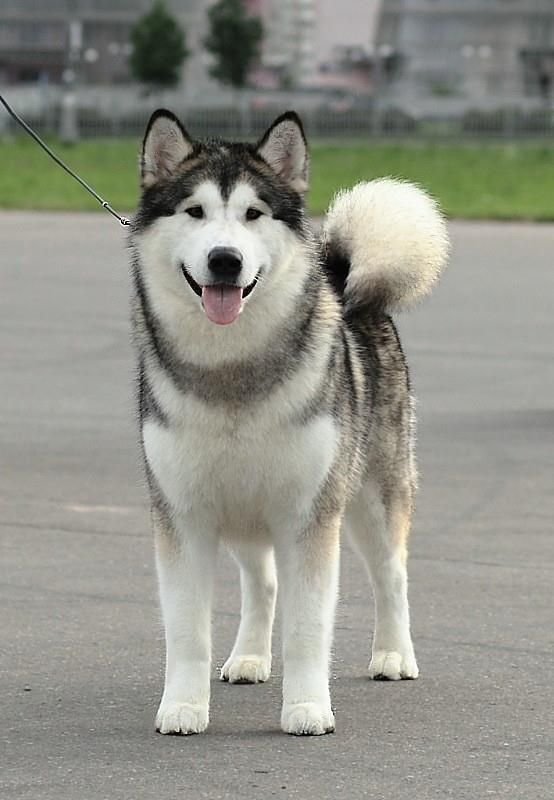
#> input picture average.jpg, 554 x 800 px
$ python avaragefilter.py
#> lines starting #> are read from the running program, lines starting #| are printed output that depends on the picture
import cv2
import numpy as np

path = r'average.jpg'

img = cv2.imread(path)
#> img is the input picture: shape (800, 554, 3); mean B, G, R 136.6, 146.1, 145.3
im1 = cv2.blur(img, (5, 5))
im2 = cv2.boxFilter(img, -1, (2, 2), normalize=True)

cv2.imshow('image', np.hstack((im1, im2)))
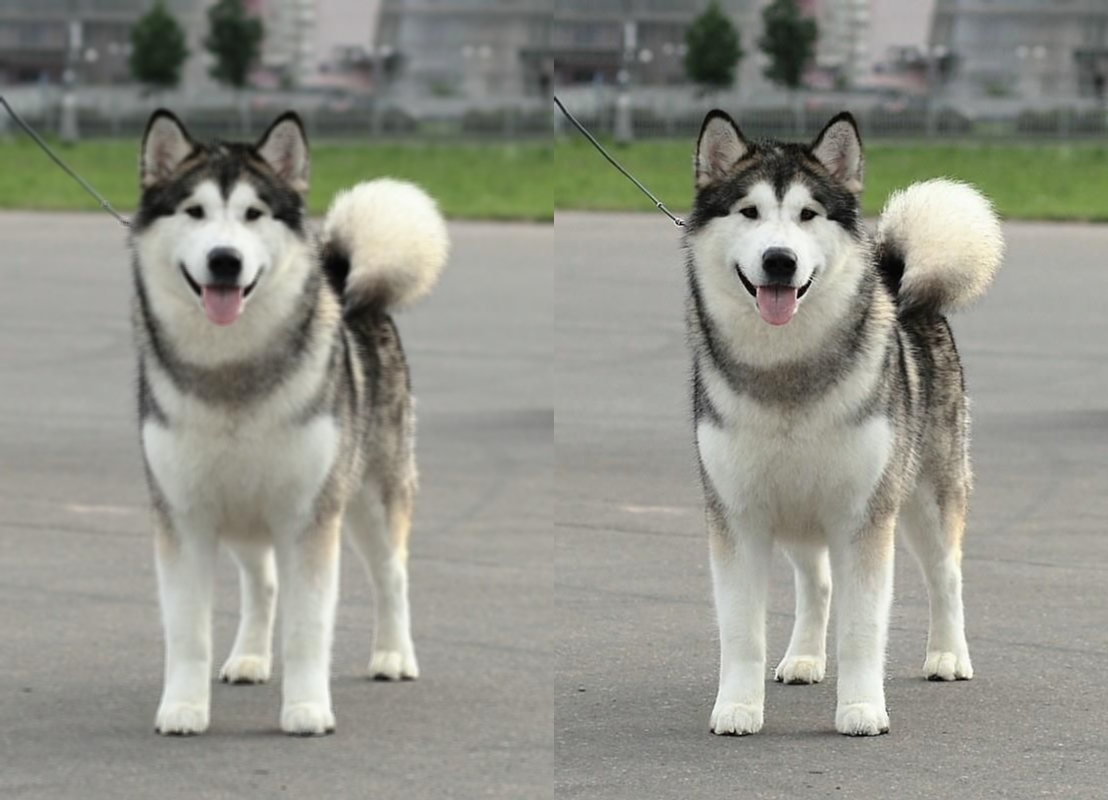
#> window 'image': shape (800, 1108, 3); mean B, G, R 136.8, 146.3, 145.4
cv2.waitKey(0);
cv2.destroyAllWindows();
#> (the run stopped early here; a loop or call above may not have finished)

$ run again, with difference1.jpg copied over average.jpg
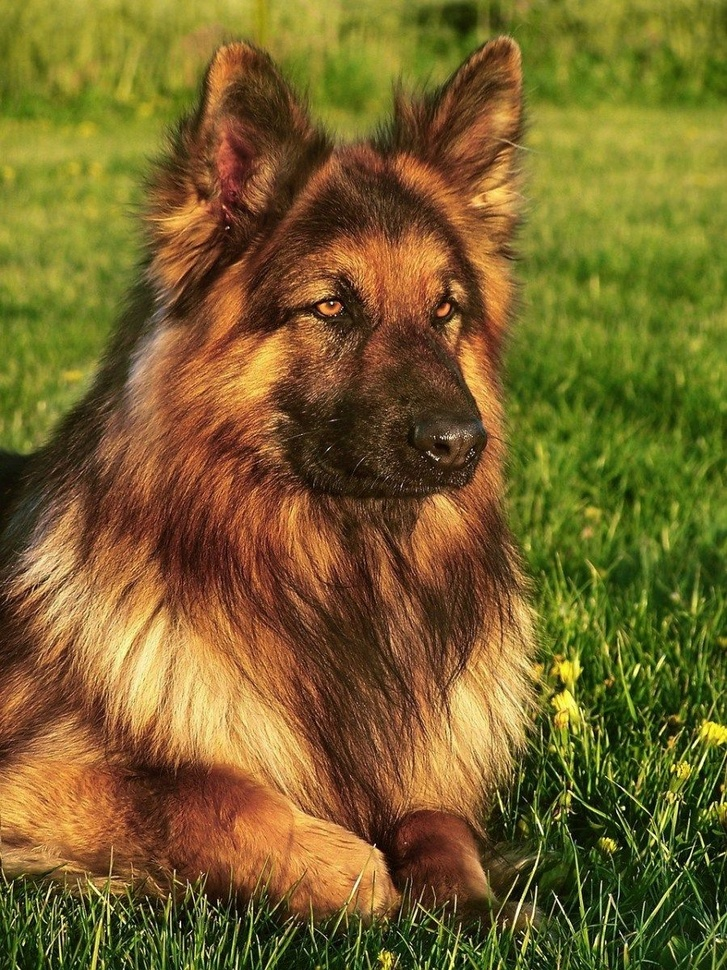
#> input picture difference1.jpg, 727 x 970 px, shrunk from 899 x 1200 before the run
#> img is the input picture: shape (970, 727, 3); mean B, G, R 42.1, 99.1, 118.9
#> `im1 = cv2.blur(img, (5, 5))`:
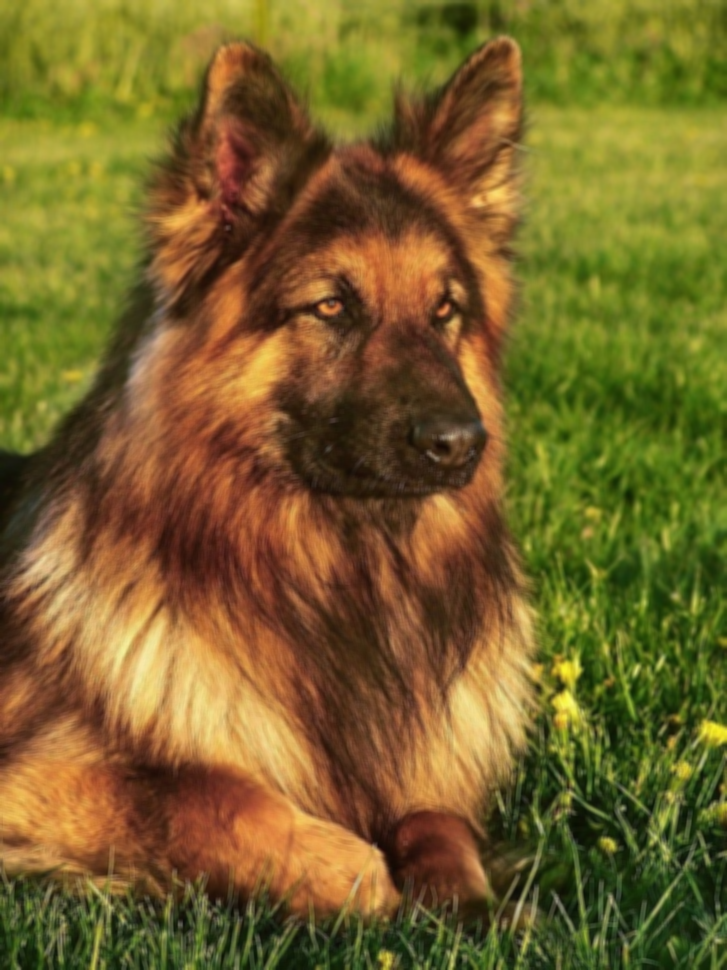
#> im1: shape (970, 727, 3); mean B, G, R 42.1, 99.1, 118.9
#> `cv2.imshow('image', np.hstack((im1, im2)))`:
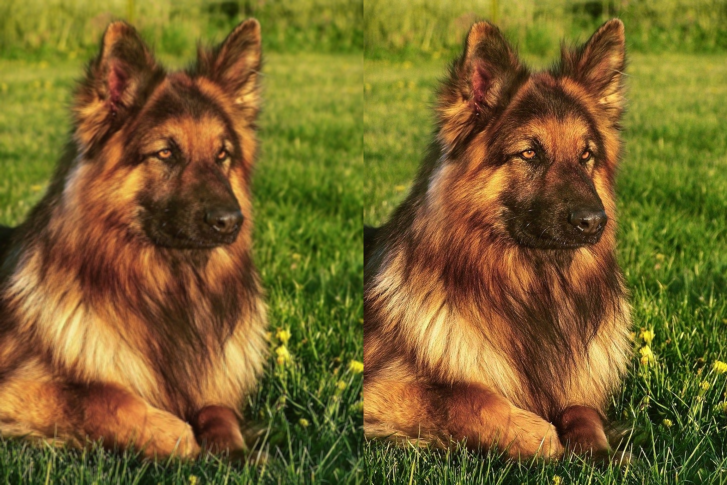
#> window 'image': shape (970, 1454, 3) (shown at 1/2 size); mean B, G, R 42.3, 99.3, 119.1

$ run again, with difference2.png saved as average.jpg
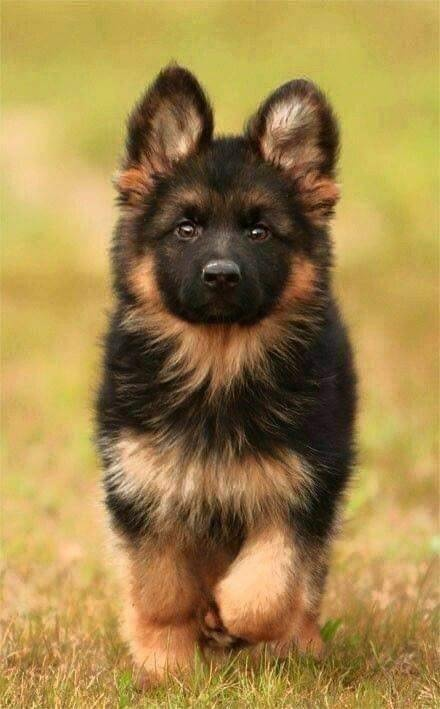
#> input picture difference2.png, 440 x 709 px
#> img is the input picture: shape (709, 440, 3); mean B, G, R 73.7, 132.9, 161.4
#> `cv2.imshow('image', np.hstack((im1, im2)))`:
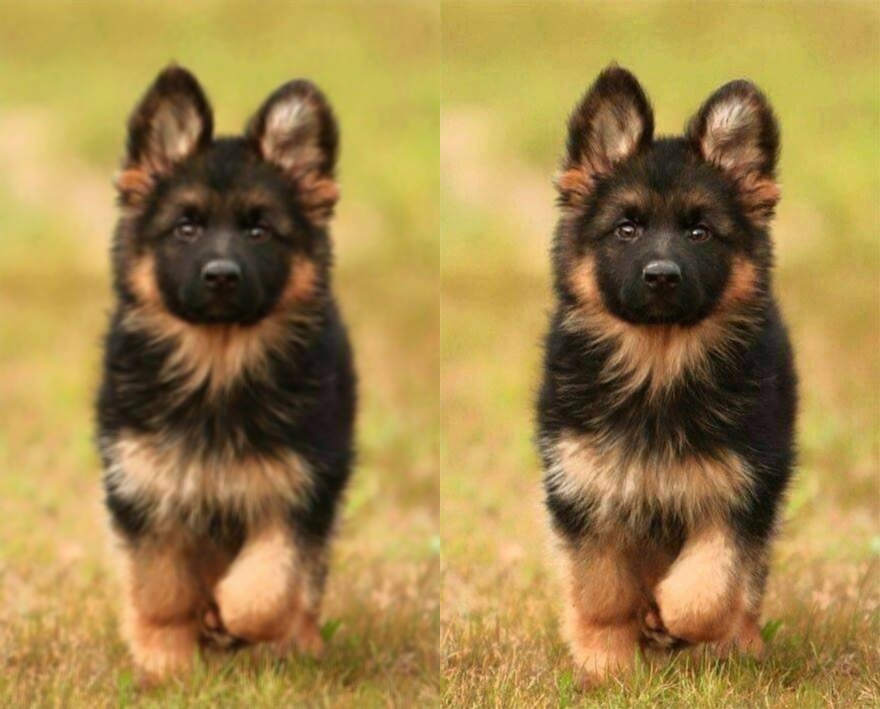
#> window 'image': shape (709, 880, 3); mean B, G, R 73.9, 133, 161.6
